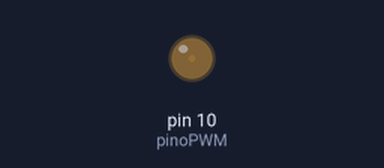
The sketch below on a simulated Arduino Uno, built with avr-gcc and run on an emulated ATmega328P. Parts: output pins drawn as LEDs (lit = HIGH).

Above: at 0.05 s.
At 0.65 s:
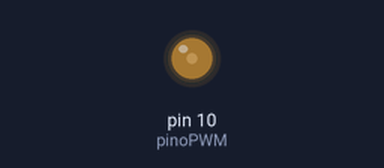
At 1.3 s:
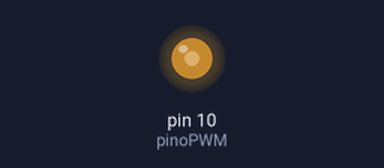
At 2.55 s:
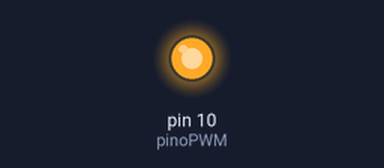
Timing chart, 0 to 5.9 s (numbered marks = the images above):
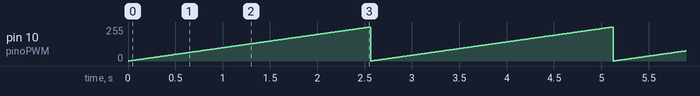

Measured:
- by itself, pin 10 (pinoPWM): ramps from 0/255 to 255/255 and jumps back, once every 2.6 s

The sketch:

pwm.ino
```cpp
int pinoPWM = 10;
void setup() {
// setup não necessário
}
void loop(){
for (int i = 0; i <= 255; i++) {
analogWrite(pinoPWM, i);
delay(10);
}
}
```
